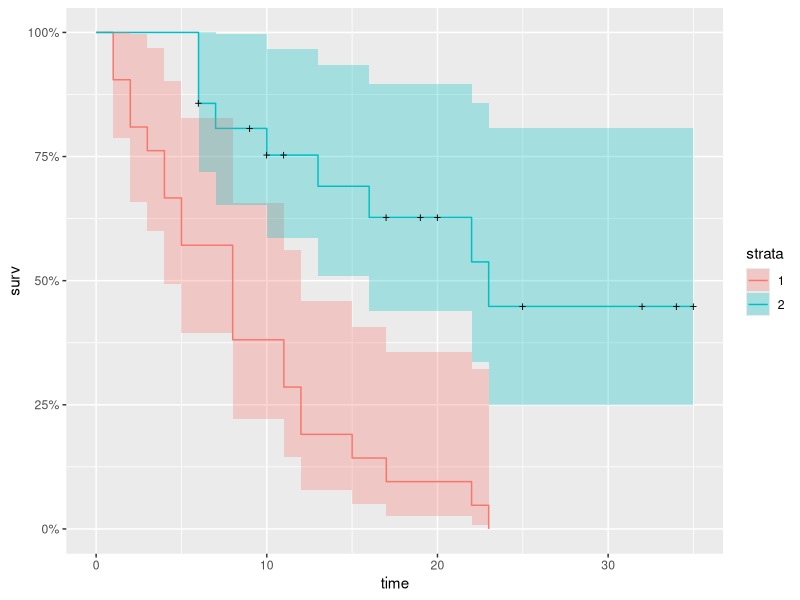
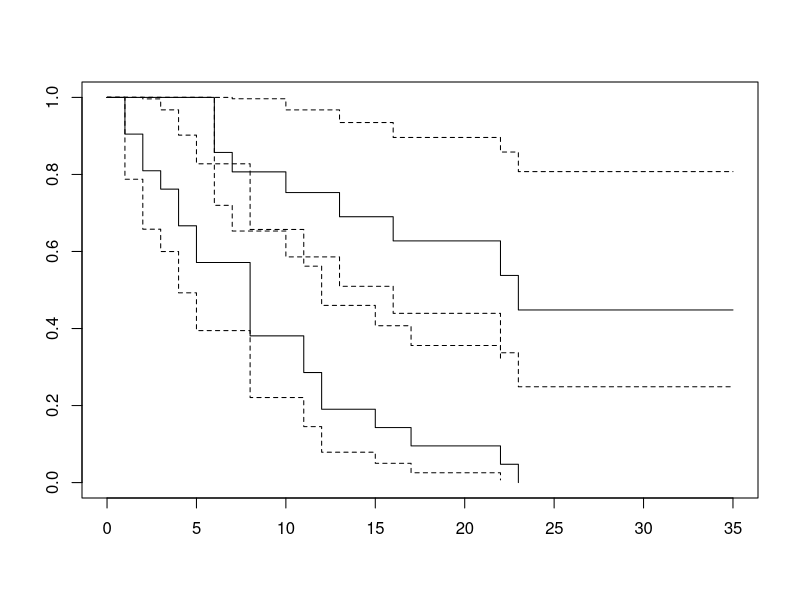
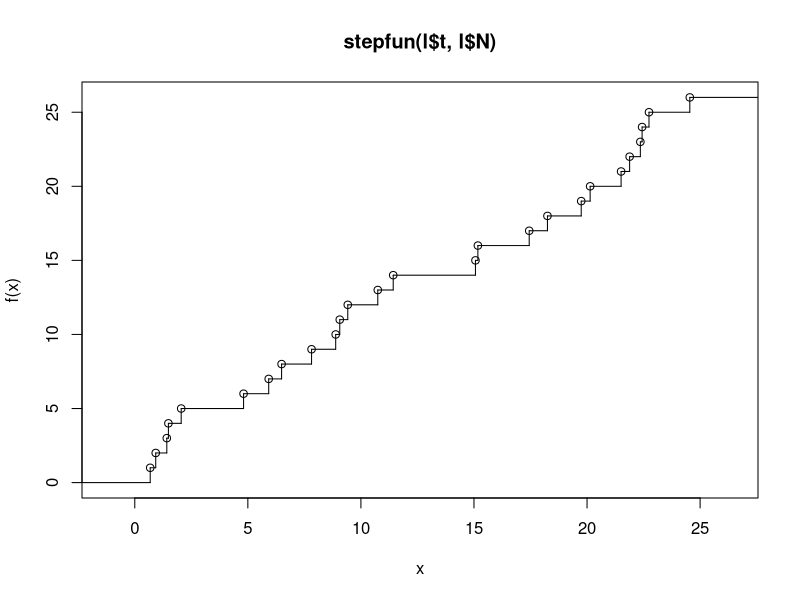

Generate these figures, in order, with R:
### Exam problems
## 3. ----
library(survival) 
library(ggplot2)
library(ggfortify)
df <- read.table("leukemia.txt", header = TRUE)
km.treat <- survfit(Surv(time, status) ~ treat, data=df)
autoplot(km.treat, conf.type = "log-log")
plot(km.treat, conf.int = TRUE, conf.type = "log-log")

### Exercise 1.4
# Simulate Poisson process

sim.pois <- function(t, lambda){
  N <- c(0)
  jump.time <- c()
  agg.time <- 0
  stop = FALSE
  while(!stop){
    sim.exp <- rexp(1, lambda)
    N <- c(N, tail(N, 1) + 1)
    jump.time <- c(jump.time, agg.time + sim.exp)
    if(agg.time + sim.exp > t){
      stop <- TRUE
    } else{
      agg.time <- agg.time + sim.exp
    }
  }
  return(list(t = head(jump.time, -1), N = head(N, -1)))
}

l <- sim.pois(25, 1)
plot(stepfun(l$t,l$N))
